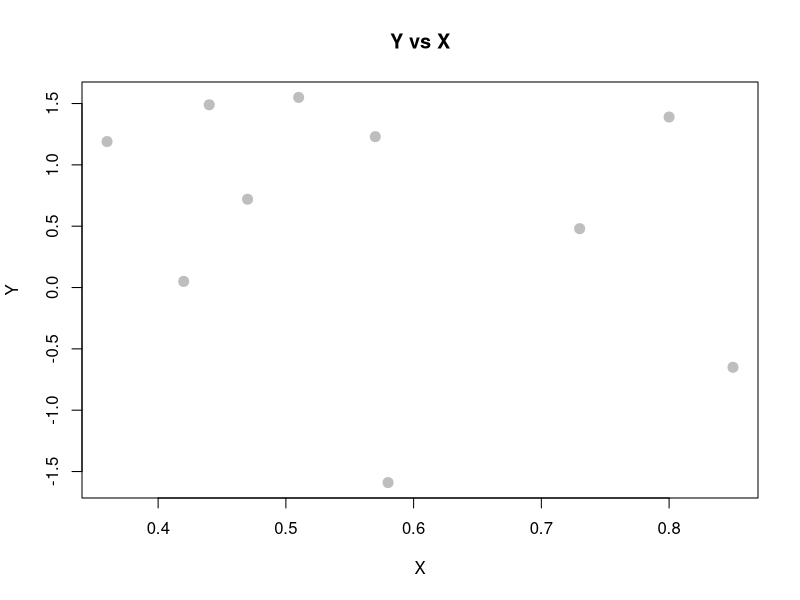
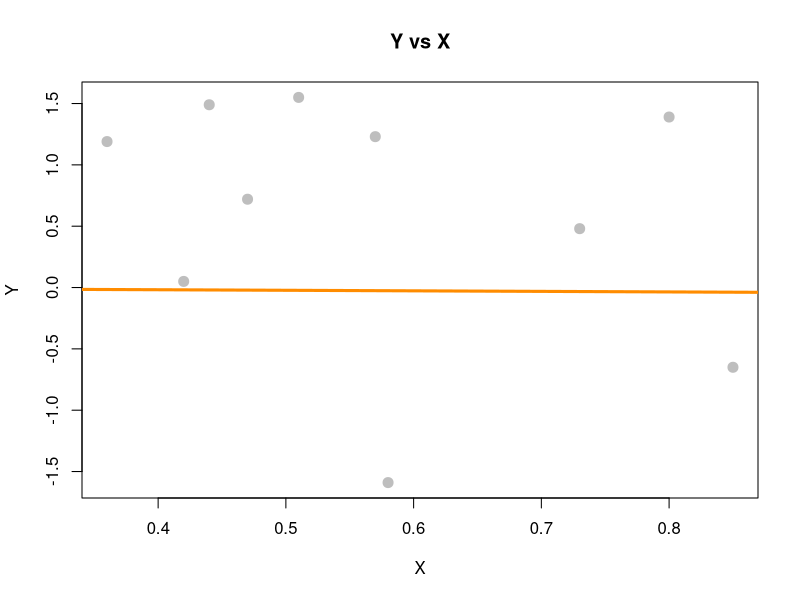
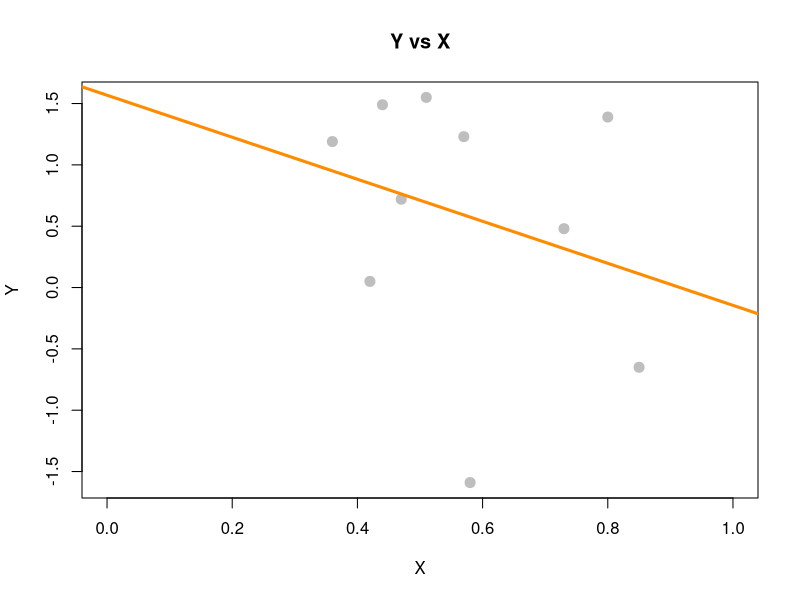

These figures' R source, in order:
## ---- chunk 1

#Let's just copy and paste in the R vectors from above.
x <- c(0.18, -1.54, 0.42, 0.95)
w <- c(2, 1, 3, 1)
#Create a vector of mu values
u <- c(0.1471,0.300,0.0025,1.077)

for(i in 1:4)
{
  newScore = sum(w*(x - u[i])^2)
  print(newScore)
}
## ---- chunk 2
#here we try to explain y using x by estimating beta x, thus generating a line with slope beta x. Specifically in this case, we're going to force the line to go through the origin, (0,0). So force the line to go through (0,0). This is usually not a good solution unless we center our data. 
x <- c(0.8, 0.47, 0.51, 0.73, 0.36, 0.58, 0.57, 0.85, 0.44, 0.42)

y <- c(1.39, 0.72, 1.55, 0.48, 1.19, -1.59, 1.23, -0.65, 1.49, 0.05)

df = data.frame(x,y)

plot(y~x ,data = df,
     xlab = "X",
     ylab = "Y",
     main = "Y vs X",
     pch  = 20,
     cex  = 2,
     col  = "grey")
## ---- chunk 3
Sxy = sum((x - mean(x)) * (y - mean(y)))
Sxx = sum((x - mean(x)) ^ 2)
Syy = sum((y - mean(y)) ^ 2)
c(Sxy, Sxx, Syy)
## ---- chunk 4
beta_1_hat = Sxy / Sxx
beta_0_hat = mean(y) - beta_1_hat * mean(x)
c(beta_0_hat, beta_1_hat)
## ---- chunk 5
model <- lm(y~x - 1)
model

model <- lm(y~x + 1)
model

model <- lm(y~x)
model

x_centered <- y-mean(y)
y_centered <- x-mean(x)
model <- lm(y_centered ~ x_centered)
model
## ---- chunk 6
plot(y~x,data = df,
     xlab = "X",
     ylab = "Y",
     main = "Y vs X",
     pch  = 20,
     cex  = 2,
     col  = "grey")
abline(model, lwd = 3, col = "darkorange")
## ---- chunk 7
data("mtcars")
head(mtcars)
y <- mtcars$mpg
x1 <- mtcars$wt
x2 <- mtcars$hp

x0 <- rep(1,length(x1))
Y = as.matrix(y)
X = as.matrix(cbind(x0,x1,x2))
beta <- solve(t(X) %*% X) %*% (t(X) %*% Y)
beta

Y_hat <- X %*% beta
SST   = sum((Y - mean(Y)) ^ 2)
SSReg = sum((Y_hat - mean(Y)) ^ 2)

R2 = SSReg/SST
R2

# model <- lm(y~x1+x2)
# coef(model)
# summary(model)

## ---- chunk 8
x <- c(0.8, 0.47, 0.51, 0.73, 0.36, 0.58, 0.57, 0.85, 0.44, 0.42)
y <- c(1.39, 0.72, 1.55, 0.48, 1.19, -1.59, 1.23, -0.65, 1.49, 0.05)

model <- lm(y~x)
summary(model)

## ---- chunk 9
#the constant (or Y intercept) will be the expected value of Y when predictor X is zero. The expected value of Y being the mean. 
y_zero <- y - mean(y)
x_zero <- x - mean(x)

model <- lm(y~x)
summary(model)

plot(y~x,data = df,
     xlab = "X",
     ylab = "Y",
     main = "Y vs X",
     pch  = 20,
     cex  = 2,
     col  = "grey",
     xlim= c(0,1))
abline(model, lwd = 3, col = "darkorange")
## ---- chunk 10
x <- c(0.8, 0.47, 0.51, 0.73, 0.36, 0.58, 0.57, 0.85, 0.44, 0.42)
# calculate the mean
print(mean(x))
